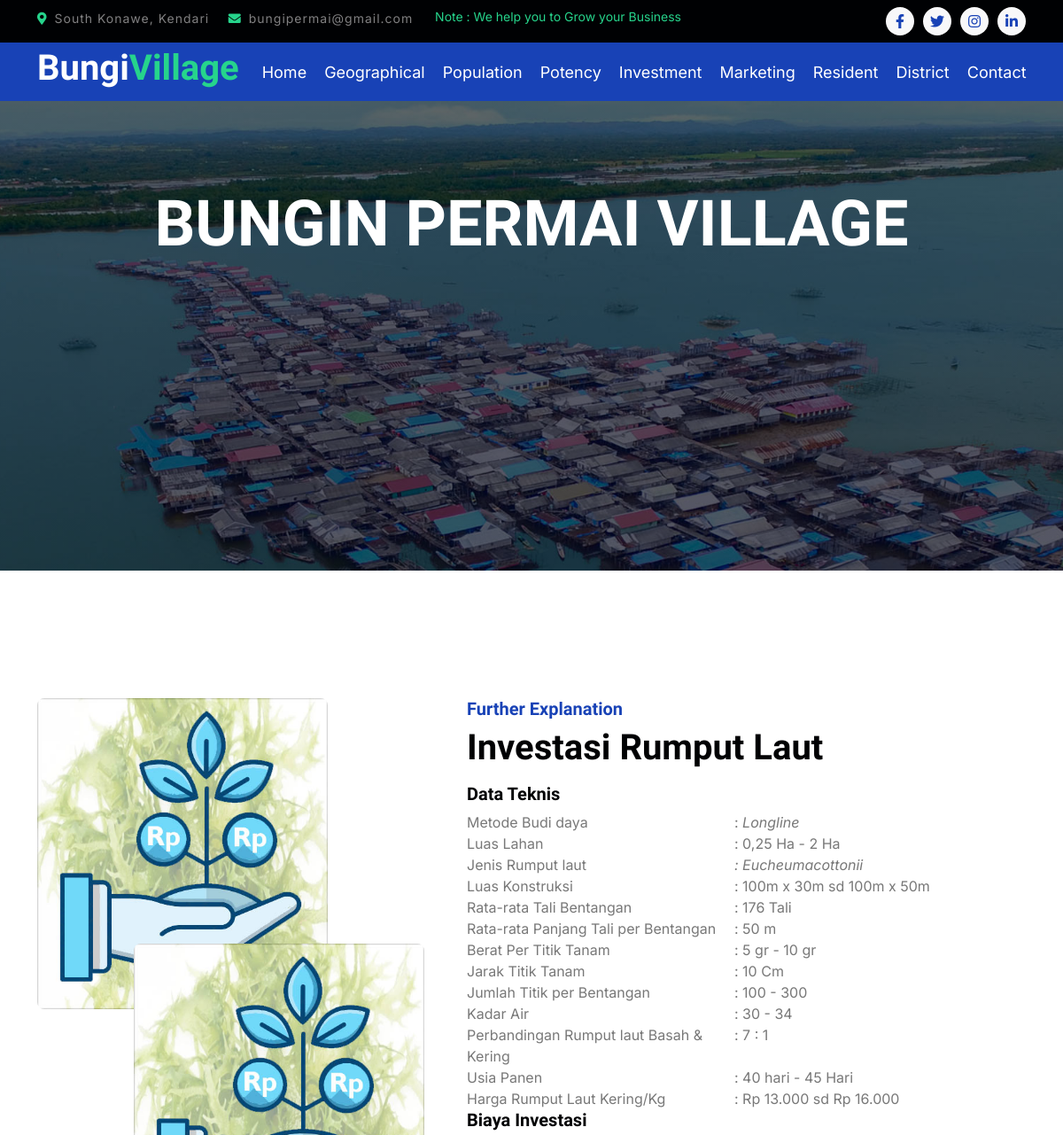
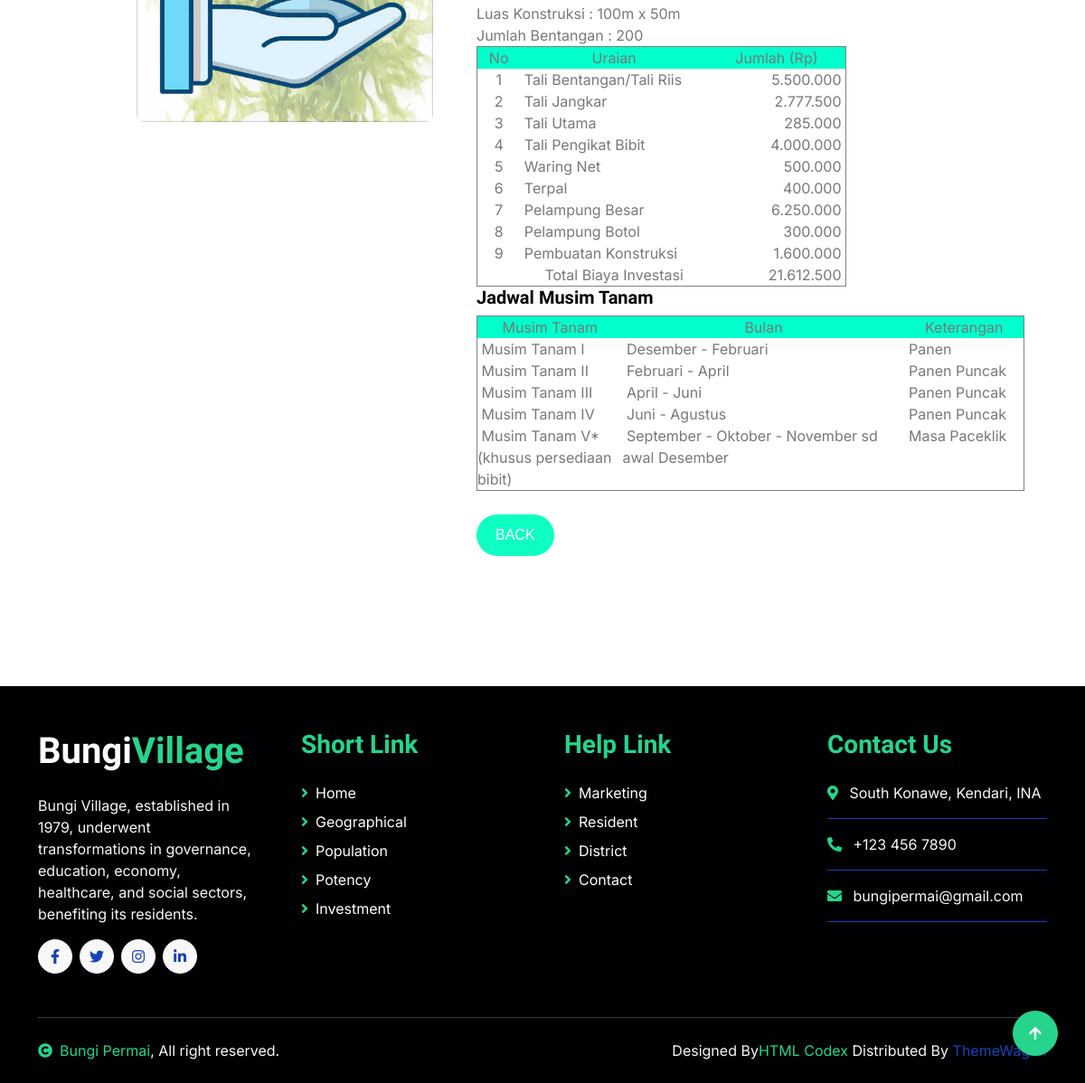
The page /about.php?id_uraian=4 on the database its author committed (2 pictures, top to bottom).
### tables this page shows
CREATE TABLE `uraian` (
  `id_uraian` int(11) NOT NULL,
  `judul` varchar(50) NOT NULL,
  `uraian_singkat` varchar(500) NOT NULL,
  `uraian_lengkap` text NOT NULL,
  `photo` varchar(50) NOT NULL
);

### about.php (the view, shortened to what this page needs)
<!DOCTYPE html>
<html lang="en">
    <head>
        <link href="https://cdnjs.cloudflare.com/ajax/libs/font-awesome/5.10.0/css/all.min.css" rel="stylesheet">
        <link href="https://cdn.jsdelivr.net/npm/bootstrap-icons@1.4.1/font/bootstrap-icons.css" rel="stylesheet">
        <link href="lib/animate/animate.min.css" rel="stylesheet">
        <link href="lib/owlcarousel/assets/owl.carousel.min.css" rel="stylesheet">
        <link href="css/bootstrap.min.css" rel="stylesheet">
        <link href="css/style.css" rel="stylesheet">
    </head>
    <body>
        <div class="container-fluid bg-dark py-2 d-none d-md-flex">
            <div class="container">
                <div class="d-flex justify-content-between topbar">
                    <div class="top-info">
                        <small class="me-3 text-white-50"><a href="#"><i class="fas fa-map-marker-alt me-2 text-secondary"></i></a>South Konawe, Kendari</small>
                        <small class="me-3 text-white-50"><a href="#"><i class="fas fa-envelope me-2 text-secondary"></i></a>bungipermai@gmail.com</small>
                    </div>
                    <div id="note" class="text-secondary d-none d-xl-flex"><small>Note : We help you to Grow your Business</small></div>
                    <div class="top-link">
                        <a href="" class="bg-light nav-fill btn btn-sm-square rounded-circle"><i class="fab fa-facebook-f text-primary"></i></a>
                        <a href="" class="bg-light nav-fill btn btn-sm-square rounded-circle"><i class="fab fa-twitter text-primary"></i></a>
                        <a href="" class="bg-light nav-fill btn btn-sm-square rounded-circle"><i class="fab fa-instagram text-primary"></i></a>
                        <a href="" class="bg-light nav-fill btn btn-sm-square rounded-circle me-0"><i class="fab fa-linkedin-in text-primary"></i></a>
                    </div>
                </div>
            </div>
        </div>
        <div class="container-fluid bg-primary">
            <div class="container">
                <nav class="navbar navbar-dark navbar-expand-lg py-0">
                    <a href="index.php" class="navbar-brand">
                        <h1 class="text-white fw-bold d-block">Bungi<span class="text-secondary">Village</span> </h1>
                    </a>
                    <div class="collapse navbar-collapse bg-transparent" id="navbarCollapse">
                        <div class="navbar-nav ms-auto mx-xl-auto p-0">
                            <a href="index.php" class="nav-item nav-link">Home</a>
                            <a href="about.php?id_uraian=1" class="nav-item nav-link">Geographical</a>
                            <a href="about.php?id_uraian=2" class="nav-item nav-link">Population</a>
                            <a href="about.php?id_uraian=3" class="nav-item nav-link">Potency</a>
                            <a href="about.php?id_uraian=4" class="nav-item nav-link">Investment</a>
                            <a href="about.php?id_uraian=5" class="nav-item nav-link">Marketing</a>
                            <a href="about.php?id_uraian=6" class="nav-item nav-link">Resident</a>
                            <a href="about.php?id_uraian=9" class="nav-item nav-link">District</a>
                            <a href="contact.php" class="nav-item nav-link">Contact</a>
                        </div>
                    </div>
                </nav>
            </div>
        </div>
        <div class="container-fluid page-header py-5">
            <div class="container text-center py-5">
                <h1 class="display-2 text-white mb-4 animated slideInDown">BUNGIN PERMAI VILLAGE</h1>
            </div>
        </div>
        <?php
            $con=mysqli_connect("localhost","root","","desa_bungi");
        ?>
        <?php
            $id_uraian=$_GET['id_uraian'];
            $sql="SELECT * FROM uraian WHERE id_uraian=$id_uraian ";
            $hasil=mysqli_query($con,$sql);
            $data=mysqli_fetch_row($hasil);
        ?>
        <div class="container-fluid py-5 my-5">
            <div class="container py-5">
                <div class="row g-5">
                    <div class="col-lg-5 col-md-6 col-sm-12 wow fadeIn" data-wow-delay=".3s">
                        <div class="h-100 position-relative">
                        <?php echo "<img src='assets/img/dummies/$data[4]' class='img-fluid w-75 rounded'  style='margin-bottom: 25%;'alt=''/>";?>
                            <div class="position-absolute w-75" style="top: 25%; left: 25%;">
                            <?php echo "<img src='assets/img/dummies/$data[4]' class='img-fluid w-100 rounded' alt=''/>";?>
                            </div>
                        </div>
                    </div>
                    <div class="col-lg-7 col-md-6 col-sm-12 wow fadeIn" data-wow-delay=".5s">
                        <h5 class="text-primary">Further Explanation</h5>
                        <h1 ><?php echo $data[1] ?></h1>
                        <p ><?php echo $data[3] ?></p>
                        <a href="index.php" style="background: #0fffc3; /* Warna latar belakang */
    border-radius: 30px;
    color: #fff; /* Warna teks */
    font-family: 'futura_ltbold', sans-serif;
    font-size: 16px;
    padding: 10px 20px;
    text-transform: uppercase;
    border: 1px solid transparent; /* Border transparan */
    text-decoration: none; /* Menghapus dekorasi tautan bawaan */
    display: inline-block; /* Membuat tautan berperilaku seperti blok */
    margin-top: 10px; /* Memberi jarak dari atas */
">Back</a>
                    </div>
                </div>
            </div>
        </div>
        <div class="container-fluid footer bg-dark wow fadeIn" data-wow-delay=".3s">
            <div class="container pt-5 pb-4">
                <div class="row g-5">
                    <div class="col-lg-3 col-md-6">
                        <a href="index.html">
                            <h1 class="text-white fw-bold d-block">Bungi<span class="text-secondary">Village</span> </h1>
                        </a>
                        <p class="mt-4 text-light">Bungi Village, established in 1979, underwent transformations in governance, education, economy, healthcare, and social sectors, benefiting its residents. </p>
                        <div class="d-flex hightech-link">
                            <a href="" class="btn-light nav-fill btn btn-square rounded-circle me-2"><i class="fab fa-facebook-f text-primary"></i></a>
                            <a href="" class="btn-light nav-fill btn btn-square rounded-circle me-2"><i class="fab fa-twitter text-primary"></i></a>
                            <a href="" class="btn-light nav-fill btn btn-square rounded-circle me-2"><i class="fab fa-instagram text-primary"></i></a>
                            <a href="" class="btn-light nav-fill btn btn-square rounded-circle me-0"><i class="fab fa-linkedin-in text-primary"></i></a>
                        </div>
                    </div>
                    <div class="col-lg-3 col-md-6">
                        <a href="#" class="h3 text-secondary">Short Link</a>
                        <div class="mt-4 d-flex flex-column short-link">
                            <a href="index.html" class="mb-2 text-white"><i class="fas fa-angle-right text-secondary me-2"></i>Home</a>
                            <a href="about.php?id_uraian=1" class="mb-2 text-white"><i class="fas fa-angle-right text-secondary me-2"></i>Geographical</a>
                            <a href="about.php?id_uraian=2" class="mb-2 text-white"><i class="fas fa-angle-right text-secondary me-2"></i>Population</a>
                            <a href="about.php?id_uraian=3" class="mb-2 text-white"><i class="fas fa-angle-right text-secondary me-2"></i>Potency</a>
                            <a href="about.php?id_uraian=4" class="mb-2 text-white"><i class="fas fa-angle-right text-secondary me-2"></i>Investment</a>
                        </div>
                    </div>
                    <div class="col-lg-3 col-md-6">
                        <a href="#" class="h3 text-secondary">Help Link</a>
                        <div class="mt-4 d-flex flex-column help-link">
                            <a href="about.php?id_uraian=5" class="mb-2 text-white"><i class="fas fa-angle-right text-secondary me-2"></i>Marketing</a>
                            <a href="about.php?id_uraian=6" class="mb-2 text-white"><i class="fas fa-angle-right text-secondary me-2"></i>Resident</a>
                            <a href="about.php?id_uraian=9" class="mb-2 text-white"><i class="fas fa-angle-right text-secondary me-2"></i>District</a>
                            <a href="contact.php" class="mb-2 text-white"><i class="fas fa-angle-right text-secondary me-2"></i>Contact</a>
                        </div>
                    </div>
                    <div class="col-lg-3 col-md-6">
                        <a href="#" class="h3 text-secondary">Contact Us</a>
                        <div class="text-white mt-4 d-flex flex-column contact-link">
                            <a href="#" class="pb-3 text-light border-bottom border-primary"><i class="fas fa-map-marker-alt text-secondary me-2"></i> South Konawe, Kendari, INA</a>
                            <a href="#" class="py-3 text-light border-bottom border-primary"><i class="fas fa-phone-alt text-secondary me-2"></i> +123 456 7890</a>
                            <a href="#" class="py-3 text-light border-bottom border-primary"><i class="fas fa-envelope text-secondary me-2"></i> bungipermai@gmail.com</a>
                        </div>
                    </div>
                </div>
                <hr class="text-light mt-5 mb-4">
                <div class="row">
                    <div class="col-md-6 text-center text-md-start">
                        <span class="text-light"><a href="#" class="text-secondary"><i class="fas fa-copyright text-secondary me-2"></i>Bungi Permai</a>, All right reserved.</span>
                    </div>
                    <div class="col-md-6 text-center text-md-end">
                        <span class="text-light">Designed By<a href="https://htmlcodex.com" class="text-secondary">HTML Codex</a> Distributed By <a href="https://themewagon.com">ThemeWagon</a></span>
                    </div>
                </div>
            </div>
        </div>
        <a href="#" class="btn btn-secondary btn-square rounded-circle back-to-top"><i class="fa fa-arrow-up text-white"></i></a>
    </body>
</html>

### css/style.css (style rules this page uses)
.btn { font-weight: 600; transition: 0.5s; }
.btn-square { width: 38px; height: 38px; }
.btn-sm-square { width: 32px; height: 32px; }
.btn-square, .btn-sm-square, .btn-md-square, .btn-lg-square { padding: 0; display: flex; align-items: center; justify-content: center; font-weight: normal; }
.back-to-top { position: fixed; width: 50px; height: 50px; right: 30px; bottom: 30px; z-index: 99; }
.topbar .top-info { letter-spacing: 1px; }
.topbar .top-link { display: flex; align-items: center; justify-content: center; }
.topbar .top-link a { margin-right: 10px; }
#note { width: 500px; overflow: hidden; }
#note small { position: relative; display: inline-block; animation: mymove 5s infinite; animation-timing-function: all; }
.navbar .navbar-nav { padding: 15px 0; }
.navbar .navbar-nav .nav-link { padding: 10px; color: var(--bs-white); font-size: 18px; outline: none; }
.page-header { width: 100%; height: 530px; background: linear-gradient(rgba(0, 0, 0, 0.6), rgba(0, 0, 0, 0.6)), url(../assets/img/slide/3.jpg) center center no-repeat; background-size: cover; }
.footer .short-link a, .footer .help-link a, .footer .contact-link a { transition: 0.5s; }

### rows shown on the page
uraian: photo (picture), judul "Investasi Rumput Laut", uraian_lengkap "Data Teknis Metode Budi daya : Longline Luas Lahan : 0,25 Ha - 2 Ha Jenis Rumput laut : Eucheumacottonii Luas Konstruksi : 100m x 30m sd 100m x 50m Rata-rata Tali Bentangan : 176 Tali Rata-rata Panjang Tali per Bentangan : 50 m Berat Per Titik Tanam : 5 gr - 10 gr Jarak Titik Tanam : 10 Cm Jumlah Titik per Bentangan : 100 - 300 Kadar Air : 30 - 34 Perbandingan Rumput laut Basah & Kering : 7 : 1 Usia Panen : 40 hari - 45 Hari Harga Rumput Laut Kering/Kg : Rp 13.000 sd Rp 16.000 Biaya Investasi Luas Konstruksi : 100m x 50m Jumlah Bentangan : 200 No Uraian Jumlah (Rp) 1 Tali Bentangan/Tali Riis 5.500.000 2 Tali Jangkar 2.777.500 3 Tali Utama 285.000 4 Tali Pengikat Bibit 4.000.000 5 Waring Net…"
